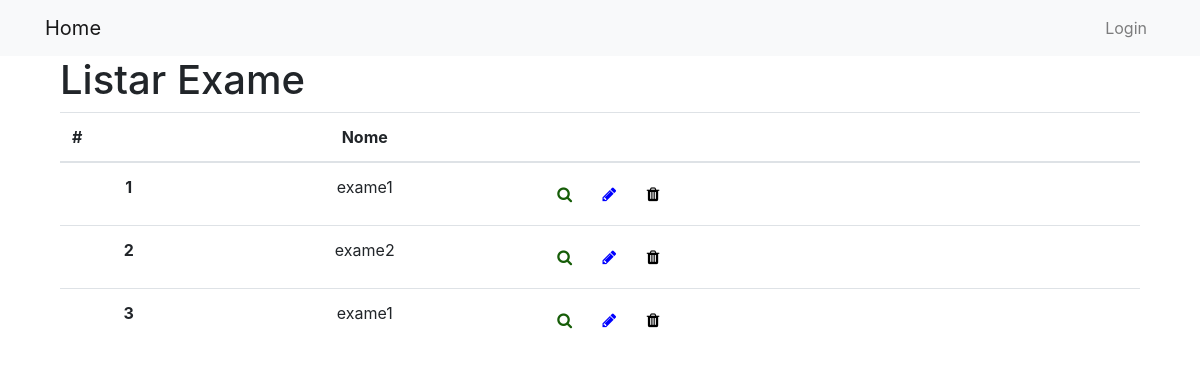
/exame/ListarExame/, run on an earlier commit of the app's database.
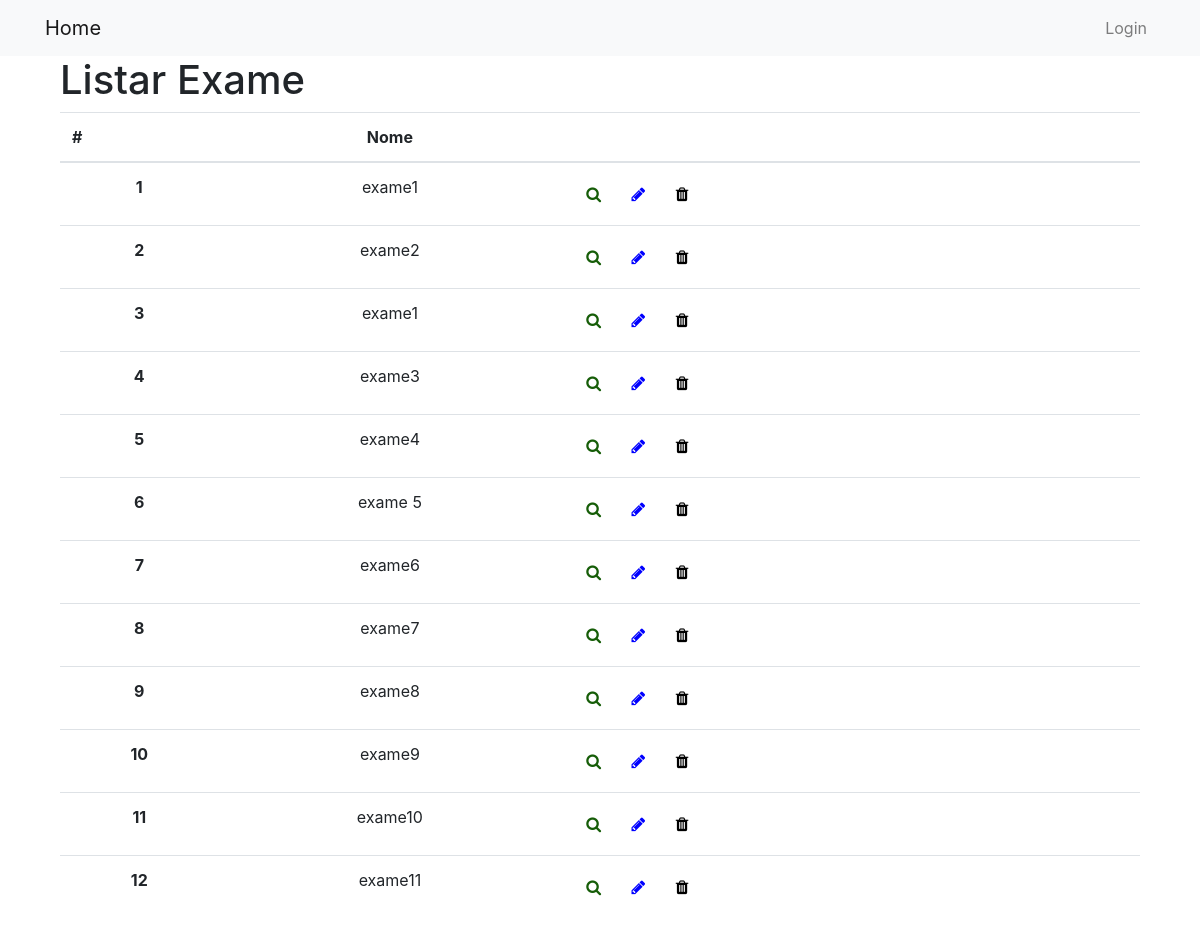
And on a later commit of the database.
### Exame/models.py (models this page shows, shortened)
class Exame(models.Model):
    nome = models.CharField(max_length=200)

### Exame/views.py (the view)
# urls.py: url('ListarExame/', views.exameListar, name='ListarExame'),
def exameListar(request):
    exame = Exame.objects.all()
    context = {'listar_exame':exame}
    return render(request, 'Exame/ListarExame.html', context)

### templates/Exame/ListarExame.html (shortened to what this page needs)
{% extends "base.html" %}
{% load bootstrap4 %}
{% block content %}
  <div class="container">
    <h1>Listar Exame</h1>
    {% if listar_exame %}
       <table id="amostraDT" class="table" cellspacing="0" width="100%">
           <thead >
            <th scope="col">#</th>
            <th><center>Nome</center></th>
            <th></th>
          </thead>
            <tbody>
               {% for exame in listar_exame %}
               <tr>
                   <th scope="row"><center>{{ forloop.counter }}</center></th>
                  <td><center>{{ exame.nome }}</center></td>
                   <td>
                       <a href="{% url 'exame:DetalheExame' pk=exame.pk %}" class="btn btn-primary-outline" data-toggle="tooltip" title="Detalhes">
                        <i class="fa fa-search" aria-hidden="true" style="color:#165d08"></i>
                      </a>
                       <a href="{% url 'exame:EditarExame' pk=exame.pk %}?next={{ request.path }}" class="btn btn-warning-outline" data-toggle="tooltip" title="Editar">
                           <i class="fa fa-pencil" aria-hidden="true" style="color:blue"></i>
                       </a>
                      <a href="" class="btn btn-danger-outline" data-toggle="modal" data-target="#fm-modal-grid-{{exame.pk}}"
                                        data-tt="tooltip" title="Deletar">
                       <i class="fa fa-trash" aria-hidden="true" style="color:black"></i>
                      </a>
                   </td>
               </tr>
               {% endfor %}
            </tbody>
       </table>
    {% endif %}
  </div>
{% endblock %}

### templates/base.html (shortened to what this page needs)
<!DOCTYPE html>
{% load static %}
<html lang="en" dir="ltr">
  <head>
    <link href="https://stackpath.bootstrapcdn.com/bootstrap/4.4.1/css/bootstrap.min.css" rel="stylesheet">
    <link rel="stylesheet" type="text/css" href="http://cdn.datatables.net/1.10.21/css/jquery.dataTables.min.css">
    <link href="https://stackpath.bootstrapcdn.com/font-awesome/4.7.0/css/font-awesome.min.css" rel="stylesheet">
  </head>
  <body>
    <nav class="navbar navbar-expand-lg navbar-light bg-light mynav" role="navigation" id='navbar'>
      <div class="container">
        <a class="navbar-brand bigbrand" href="{% url 'amostra:home' %}">Home</a>
        <div class="collapse navbar-collapse" id="navbarNav">
          <ul class="navbar-nav flex-row ml-md-auto d-none d-md-flex">
            {% if user.is_authenticated %}
              <li class="nav-item active"><a class="nav-link" href="{% url 'usuario:editar' pk=user.pk %}">{{user.first_name}} {{user.last_name}}</a></li>
              <li class="nav-item"><a class="nav-link" href="{% url 'usuario:logout' %}">Sair</a></li>
            {% else %}
              <li class="nav-item"><a class="nav-link" href="{% url 'usuario:login' %}">Login</a></li>
            {% endif %}
          </ul>
        </div>
      </div>
    </nav>
    <div class="container">
      {% block content %}
      {% endblock %}
    </div>
  </body>
</html>

What changed in the data, as far as the page shows it:
added Exame: nome "exame3"
added Exame: nome "exame4"
added Exame: nome "exame 5"
added Exame: nome "exame6"
added Exame: nome "exame7"
added Exame: nome "exame8"
added Exame: nome "exame9"
added Exame: nome "exame10"
added Exame: nome "exame11"
